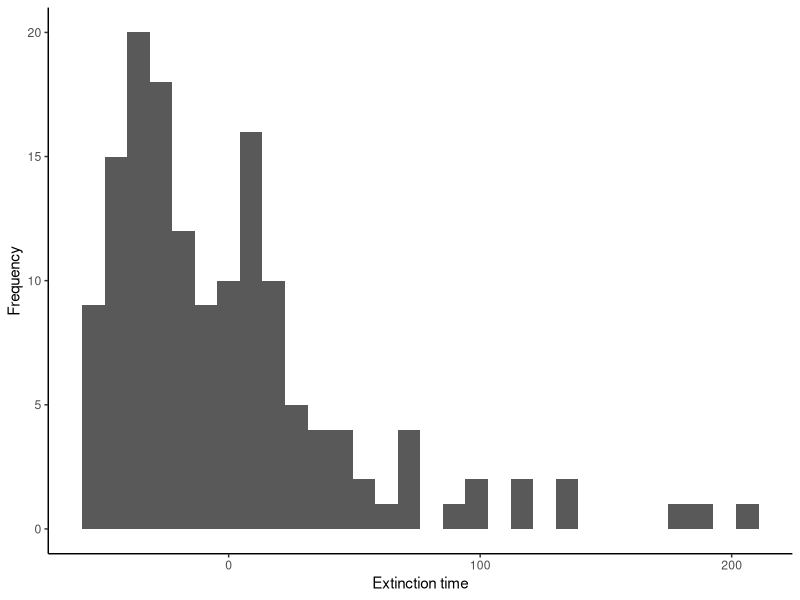
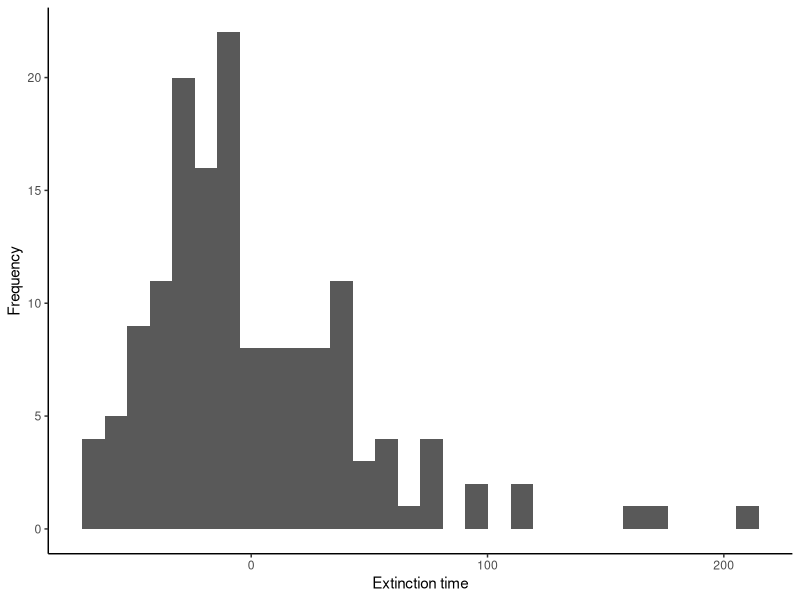
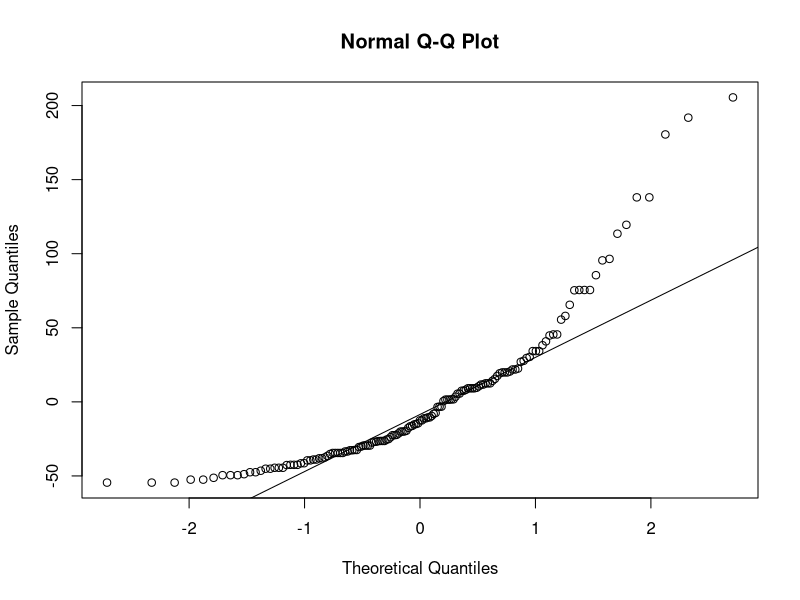
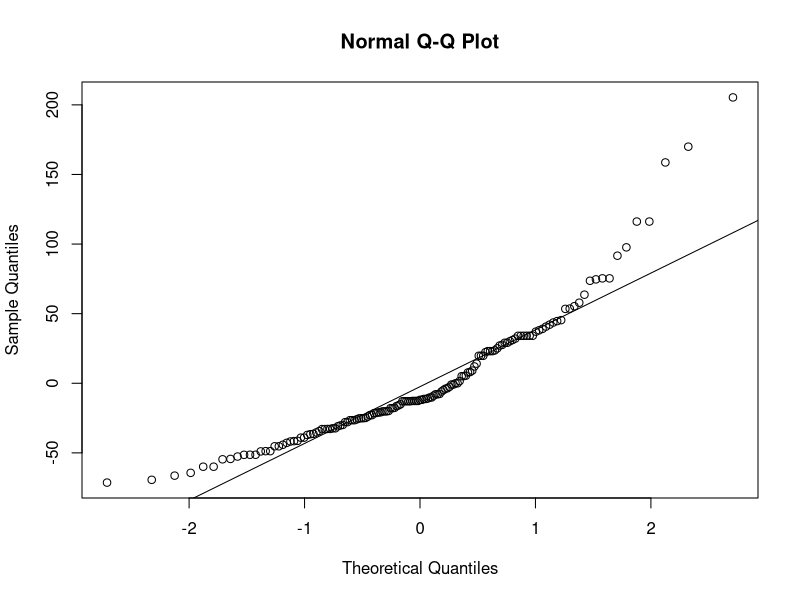
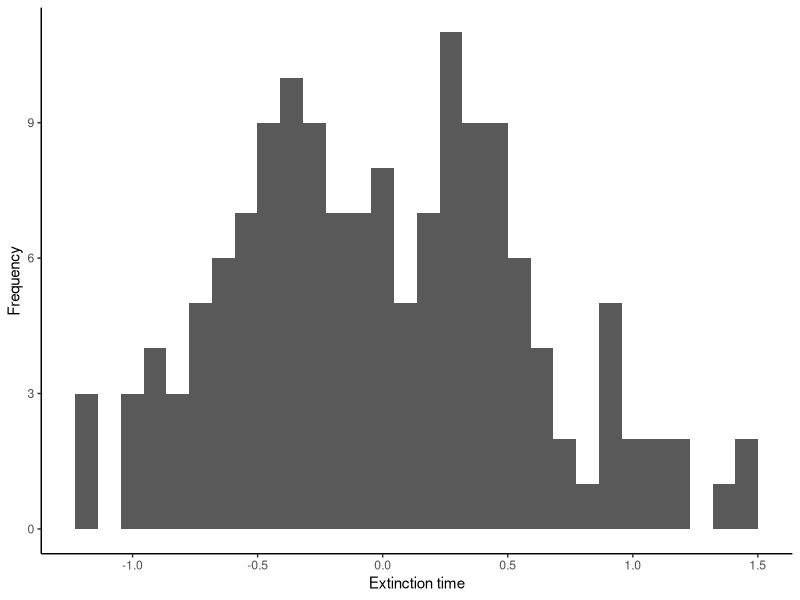
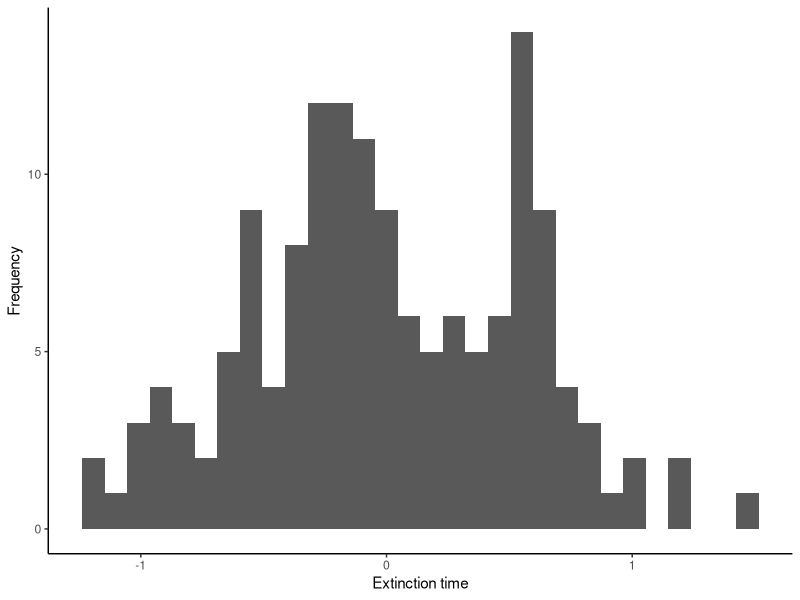
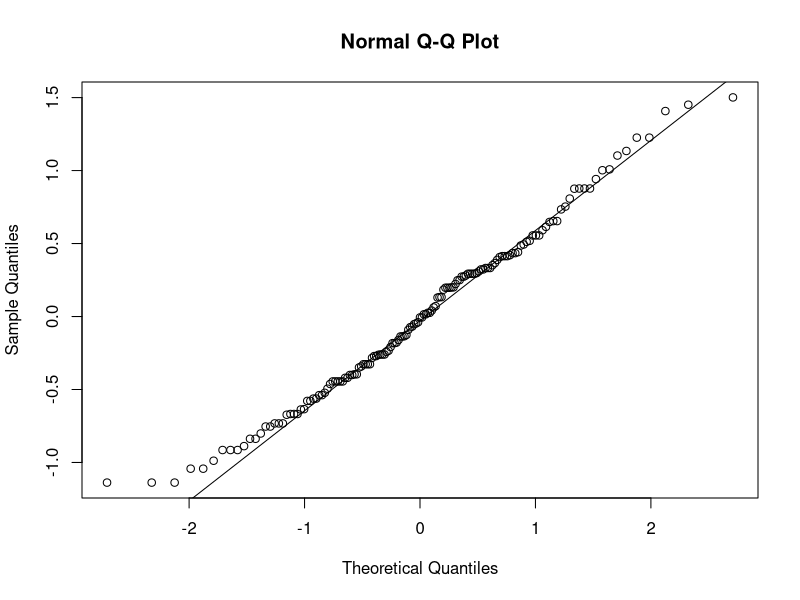
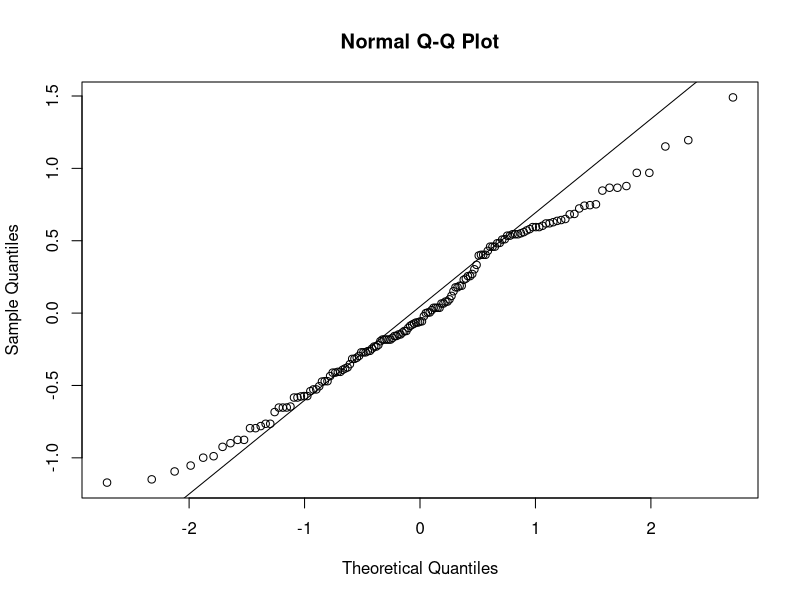

The R source for these figures, in order:
## ---- chunk 1
knitr::opts_chunk$set(echo = TRUE)
## ---- chunk 2
lizard <- read.csv("lizard.csv")
## ---- chunk 3
lizard_null <- lm(TTE ~ 1, lizard)
lizard_alt <- lm(TTE~ Plan, lizard)
## ---- chunk 4
resid_null <- resid(lizard_null)
resid_alt <- resid(lizard_alt)

residuals <- data.frame(resid_null = resid_null, resid_alt = resid_alt)
## ---- chunk 5
library(ggplot2)
ggplot(residuals, aes(x=resid_null)) +
  geom_histogram() +
  labs(x="Extinction time", y="Frequency") +
  theme_classic()
## ---- chunk 6
ggplot(residuals, aes(x=resid_alt)) +
  geom_histogram() +
  labs(x="Extinction time", y="Frequency") +
  theme_classic()
## ---- chunk 7
qqnorm(resid_null)
qqline(resid_null)

qqnorm(resid_alt)
qqline(resid_alt)
## ---- chunk 8
lizard$log_TTE <- log(lizard$TTE)
## ---- chunk 9
lizard_null_log <- lm(log_TTE ~ 1, lizard)
lizard_alt_log <- lm(log_TTE~ Plan, lizard)

resid_null_log <- resid(lizard_null_log)
resid_alt_log <- resid(lizard_alt_log)

residuals_log <- data.frame(resid_null = resid_null_log, resid_alt = resid_alt_log)
## ---- chunk 10
ggplot(residuals_log, aes(x=resid_null)) +
  geom_histogram() +
  labs(x="Extinction time", y="Frequency") +
  theme_classic()

ggplot(residuals_log, aes(x=resid_alt)) +
  geom_histogram() +
  labs(x="Extinction time", y="Frequency") +
  theme_classic()
## ---- chunk 11
qqnorm(resid_null_log)
qqline(resid_null_log)

qqnorm(resid_alt_log)
qqline(resid_alt_log)
## ---- chunk 12
cone <- read.csv("lodgepole.csv")
## ---- chunk 13
ggplot(cone, aes(x=type, y= conesize)) +
  geom_boxplot() +
  theme_classic()
## ---- chunk 14
library(car)
## ---- chunk 15
leveneTest(conesize ~ type, data = cone)
## ---- chunk 16
cone$sqrt_conesize <- sqrt(cone$conesize)
## ---- chunk 17
ggplot(cone, aes(x=type, y= sqrt_conesize)) +
  geom_boxplot() +
  theme_classic()
## ---- chunk 18
leveneTest(sqrt_conesize ~ type, data = cone)
## ---- chunk 19
oneway.test(conesize~type,cone,var.equal=FALSE)
## ---- chunk 20
library(tidyverse)
cone_ia_ip <- filter(cone, type != "mp") 
cone_ia_mp <- filter(cone, type != "ip")
cone_ip_mp <- filter(cone, type != "ia") 
## ---- chunk 21
t.test(conesize ~ type, data=cone_ia_ip, var.equal=FALSE)
## ---- chunk 22
t.test(conesize ~ type, data=cone_ia_mp, var.equal=FALSE)
t.test(conesize ~ type, data=cone_ip_mp, var.equal=FALSE)
